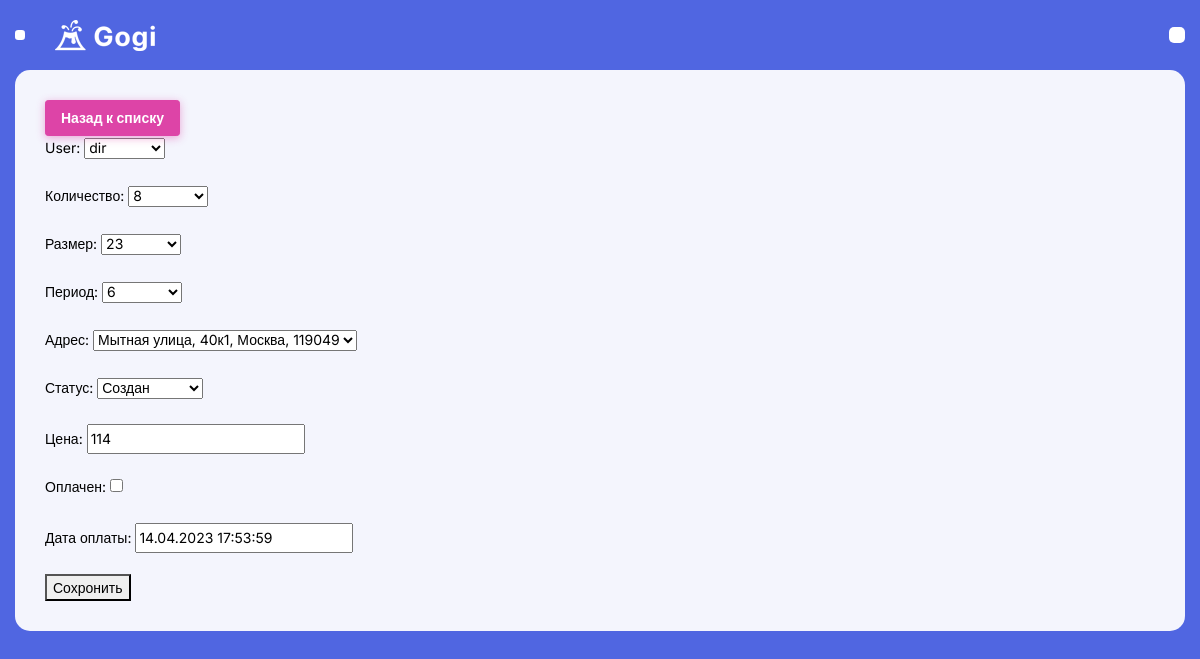
Page /staff/director/orders/64/ on the committed database.
### organization/models.py (models this page shows, shortened)
class OrderStorage(models.Model):
    user = models.ForeignKey(AUTH_USER_MODEL, verbose_name='User', on_delete=models.CASCADE)
    quantity = models.ForeignKey(verbose_name='Количество', blank=True, null=True, to=QuantityOfTires, on_delete=models.CASCADE)
    size = models.ForeignKey(verbose_name='Размер', blank=True, null=True, to=TireSize, on_delete=models.CASCADE)
    period = models.ForeignKey(verbose_name='Период', blank=True, null=True, to=PeriodOfStorage, on_delete=models.CASCADE)
    adress = models.ForeignKey(verbose_name='Адрес', blank=True, null=True, to=AdressSirvice, on_delete=models.CASCADE)
    status = models.IntegerField(verbose_name='Статус', choices=OrderStatus.choices, default=0)
    price = models.IntegerField(verbose_name='Цена', default=0, blank=True, null=True)
    is_payed = models.BooleanField(verbose_name='Оплачен', default=False)
    payed_at = models.DateTimeField(verbose_name='Дата оплаты', blank=True, null=True)
    created_at = models.DateTimeField(verbose_name='Создан', auto_now_add=True)
    updated_at = models.DateTimeField(verbose_name='Обновлён', auto_now=True)
    def __init__(self, *args, **kwargs) -> None:
        super().__init__(*args, **kwargs)
        self.__original_is_payed = self.is_payed
    class Meta:
        verbose_name = 'Заказ'
        verbose_name_plural = 'Заказы'

class QuantityOfTires(models.Model):
    quantity = models.IntegerField()
    def __str__(self):
        return f'{self.quantity}'
    class Meta:
        verbose_name = 'Количество шин'

class TireSize(models.Model):
    size = models.IntegerField()
    def __str__(self):
        return f'{self.size}'
    class Meta:
        verbose_name = 'Диаметр шины'
        verbose_name_plural = 'Диаметр шин'

### organization/views.py (the view, shortened to what this page needs)
# urls.py: path('director/orders/<int:pk>/', v.DetailOrderViewDir.as_view(), name='directorOrdersDetail'),
class DetailOrderViewDir(UpdateView):
    template_name = "director/order_detail_dir.html"
    model = m.OrderStorage
    form_class = f.UpdateOrderDir
    def get_queryset(self):
        return m.OrderStorage.objects.filter(pk=self.kwargs['pk'])

### organization/forms.py
class UpdateOrderDir(forms.ModelForm):
    class Meta:
        model = m.OrderStorage
        fields = '__all__'

### organization/models.py (called while the page is built)
    def __str__(self):
        return f'{self.period}'

    def __str__(self):
        return f'{self.adress}'

### organization/templates/director/order_detail_dir.html (shortened to what this page needs)
{% extends 'director/base.html' %}
{% load static %}
{% load crispy_forms_tags %}
{% block main %}
<div class="order-header__actions">
                <a href="{% url 'directorOrders' %}" class="btn btn-xs btn-secondary">Назад к списку</a>
              </div>
<form action="" method="post">
    {{ form.as_p }}
    <button type="submit">Сохронить</button>
</form>
{% endblock %}

### rows in the picture
OrderStorage: user "dir", period "6", adress "Мытная улица, 40к1, Москва, 119049", status "Создан", price "114", payed_at "14.04.2023 17:53:59"
QuantityOfTires: quantity "8"
TireSize: size "23"
